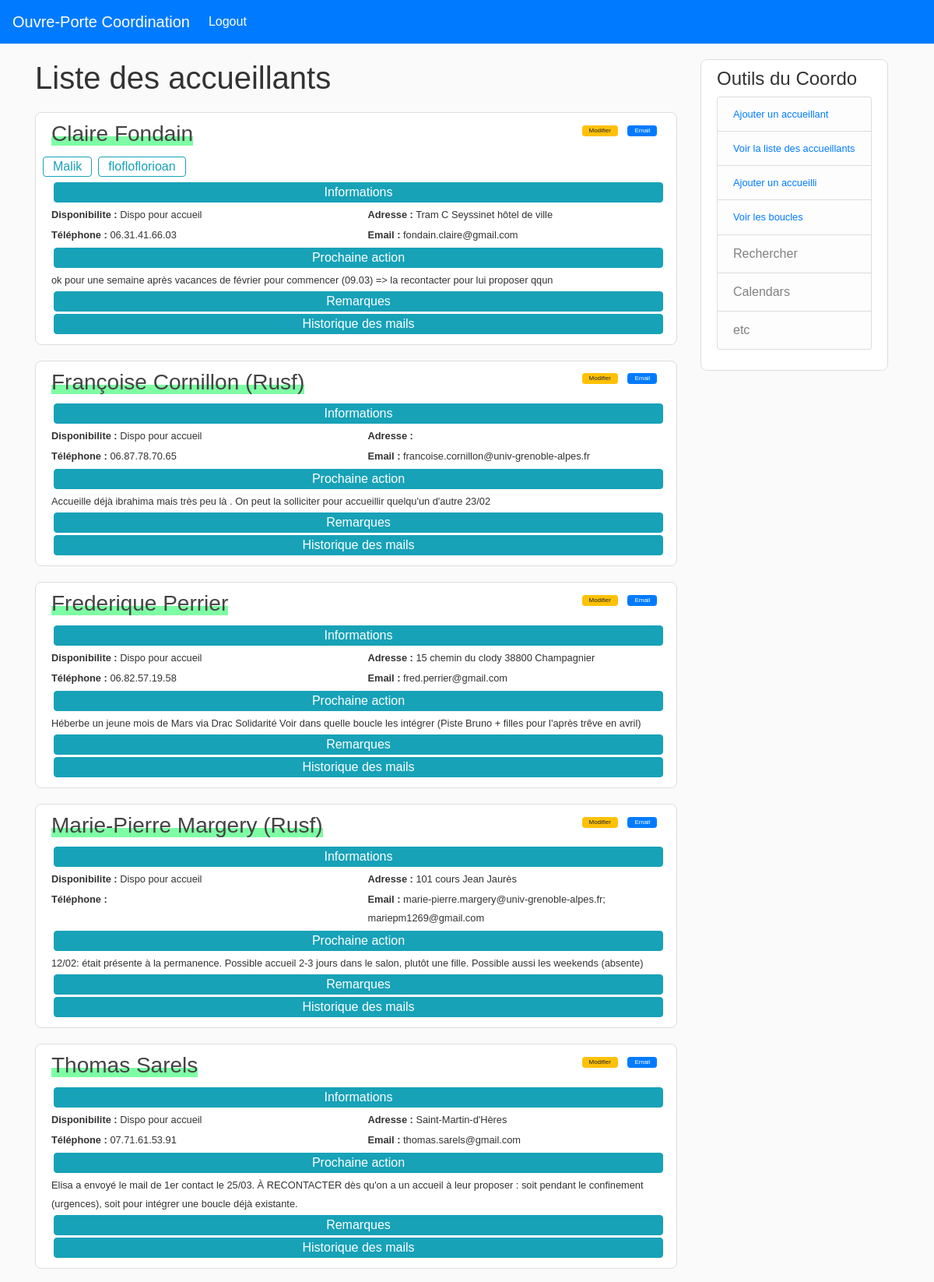
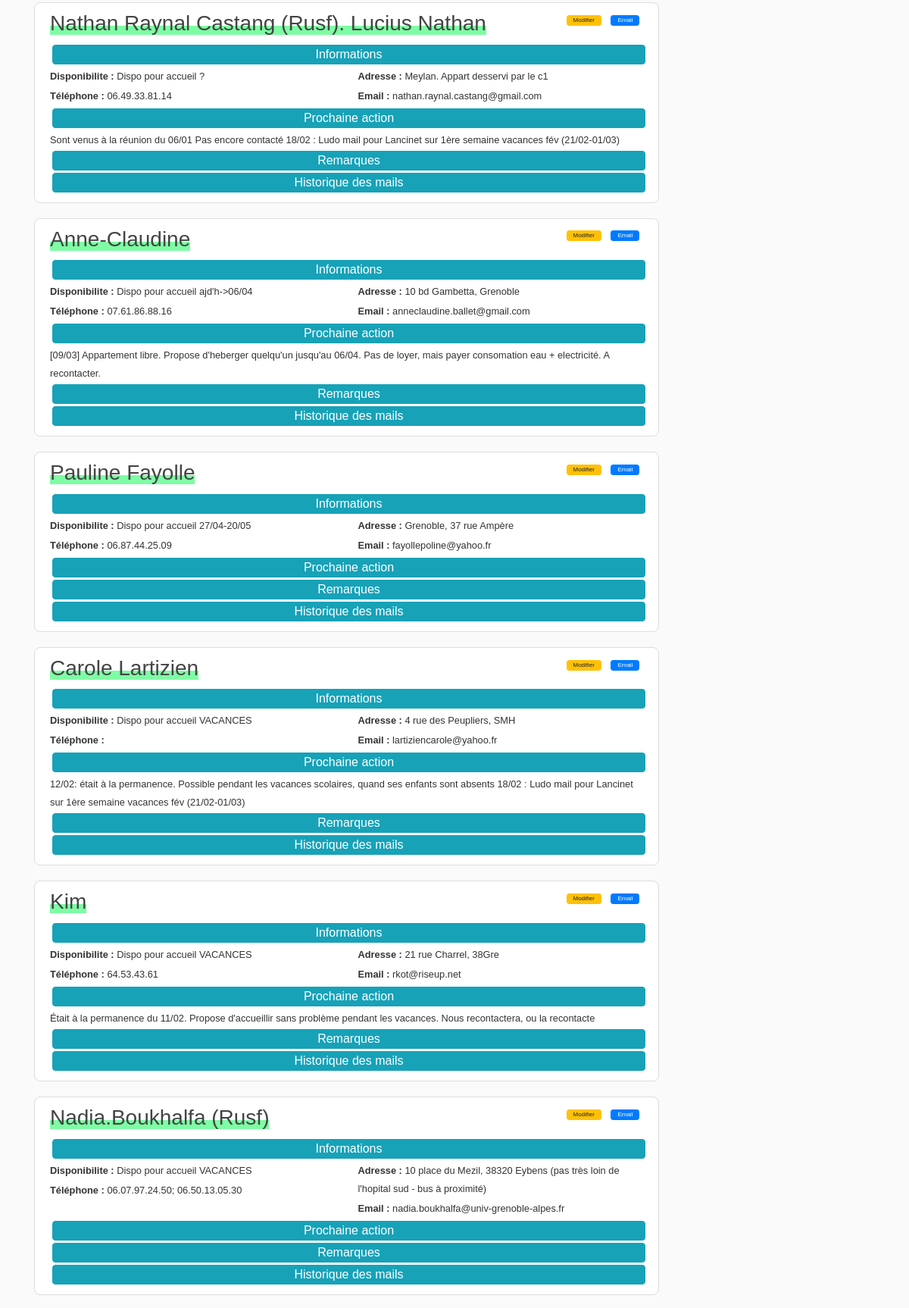
The page /liste_accueillants (signed in, upper part) on the database its author committed (2 pictures, top to bottom).
### flask_app/models.py (models this page shows, shortened)
class Accueillant(db.Model):
    __tablename__ = 'accueillants'
    id = db.Column(db.Integer, primary_key=True)
    disponibilite = db.Column(db.String(120), unique=False, nullable=True)
    nom = db.Column(db.String(120), unique=True, nullable=False)
    tel = db.Column(db.String(120), unique=False, nullable=True)
    adresse = db.Column(db.String(120), unique=False, nullable=True)
    email = db.Column(db.String(120), unique=False, nullable=True)
    next_action = db.Column(db.Text, unique=False, nullable=True)
    remarques = db.Column(db.Text, unique=False, nullable=True)
    accueillis = db.relationship("Accueilli",
                                    secondary=Accueil,
                                    backref= db.backref('accueillants'))

class Accueilli(db.Model):
    __tablename__ = 'accueillis'
    id = db.Column(db.Integer, primary_key=True)
    nom = db.Column(db.String(120), unique=True, nullable=False)
    email = db.Column(db.String(120), unique=False, nullable=True)
    tel = db.Column(db.String(120), unique=False, nullable=True)
    remarques = db.Column(db.Text, unique=False, nullable=True)

### flask_app/routes.py (the view)
@app.route('/liste_accueillants', methods=['GET', 'POST'])
@login_required
def liste_accueillants():
    liste_accueillants = Accueillant.query.all()
    dict_emails = get_conversations(Email_OP.query.distinct())
    form = SendMailForm()
    if form.validate_on_submit():
        mailer.send_email_simple(
            'florian.dadouchi@gmail.com', form.body.data, 'test formulaire')
    return render_template('liste_accueillants.html',
                           accueillants=liste_accueillants,
                           emails=dict_emails,
                           title="Accueillants",
                           form=form)

### flask_app/models.py (called while the page is built)
@login_manager.user_loader
def load_coordinateur(coordo_id):
    return Coordinateur.query.get(int(coordo_id))

### flask_app/utils_mailer.py (called while the page is built)
def get_conversations(mails_roundcube):
    liste_receivers_deep = [mail.to_ for mail in mails_roundcube]
    liste_receivers_flat = [
        receiver for tuple_ in liste_receivers_deep for receiver in tuple_]
    liste_emails = [mail.from_ for mail in mails_roundcube] + \
        liste_receivers_flat
    mail_Dict = {k: [mail for mail in mails_roundcube if (mail.from_ == k or k in mail.to_)]
                 for k in set(liste_emails)}
    mail_Dict_sorted = {k: sorted(v, key=lambda x: x.date_, reverse=True)
                        for k, v in mail_Dict.items()}
    return mail_Dict_sorted

### flask_app/templates/liste_accueillants.html (shortened to what this page needs)
{% extends "layout.html" %}
{% block content %}
<h1>Liste des accueillants</h1>
{% for accueillant in accueillants %}
<article class="media-custom content-section">
    <div class="media-body">
        <div class="row">
            <div class="col-sm-10">
                <h3 class="article-title "> <span class="title-custom"> {{ accueillant.nom }} </span> </h3>
            </div>
            <div class="col-sm-2">
                <a href="{{ url_for('update_accueillant', acc_id=accueillant.id) }}"
                    class="btn btn-warning btn-sm m-1 py-0" role="button" style="font-size: 0.5em;" aria-pressed="true">
                    Modifier
                </a>
                <button type="button" class="btn btn-primary btn-sm m-1 py-0" style="font-size: 0.5em;"
                    data-toggle="modal" data-target="#exampleModalLong">
                    Email
                </button>
            </div>
        </div>
        <div class="row">
            {% for a in accueillant.accueillis %}
            <button type="button" class="btn btn-outline-info btn-xs m-1 py-0">{{ a.nom }}</button>
            {% endfor%}
        </div>
        <button type="button" class="btn btn-info btn-block btn-collapse-custom" data-toggle="collapse"
            data-target="#info-{{accueillant.id}}">Informations</button>
        <div id="info-{{accueillant.id}}" class="collapse show">
            <div class="row">
                <div class="col-md-6">
                    <p class="p-custom"><small> <b>Disponibilite :</b> {{ accueillant.disponibilite }}</small></p>
                    <p class="p-custom"><small> <b>Téléphone :</b> {{ accueillant.tel }}</small></p>
                </div>
                <div class="col-md-6">
                    <p class="p-custom"><small> <b>Adresse :</b> {{ accueillant.adresse }} </small></p>
                    <p class="p-custom"><small> <b>Email :</b> {{ accueillant.email }}</small></p>
                </div>
            </div>
        </div>
        <button type="button" class="btn btn-info btn-block btn-collapse-custom" data-toggle="collapse"
            data-target="#action-{{accueillant.id}}">Prochaine action</button>
        <div id="action-{{accueillant.id}}" class="collapse show">
            <small>{{ accueillant.next_action }}</small>
        </div>
        <button type="button" class="btn btn-info btn-block btn-collapse-custom" data-toggle="collapse"
            data-target="#remarque-{{accueillant.id}}">Remarques</button>
        <button type="button" class="btn btn-info btn-block btn-collapse-custom" data-toggle="collapse"
            data-target="#emails-{{accueillant.id}}">Historique des mails</button>
            </article>
            {% endfor %}
            {% endblock content %}

### flask_app/static/main.css (style rules this page uses)
body { background: #fafafa; color: #333333; font-family: Verdana, Geneva, sans-serif !important; }
h1 { margin-top: 20px; margin-bottom: 20px; }
.content-section { background: #ffffff; border-radius: 8px; border: 1px solid #dddddd; padding: 10px 20px; margin-bottom: 20px; margin-top: 20px; }
.article-title { color: #444444; }
.title-custom { background-image: linear-gradient(#fff 60%, #00fb4b81 55%); }
.btn-collapse-custom { margin: 3px; padding: 0; }
.p-custom { margin-bottom: 2px; }

### rows shown on the page
Accueillant: nom "Claire Fondain", disponibilite "Dispo pour accueil", tel "06.31.41.66.03", adresse "Tram C Seyssinet hôtel de ville", email "fondain.claire@gmail.com", next_action "ok pour une semaine après vacances de février pour commencer (09.03) => la recontacter pour lui proposer qqun"
Accueilli: nom "Malik"
Accueilli: nom "flofloflorioan"
Accueillant: nom "Françoise Cornillon (Rusf)", disponibilite "Dispo pour accueil", tel "06.87.78.70.65", email "francoise.cornillon@univ-grenoble-alpes.fr", next_action "Accueille déjà ibrahima mais très peu là . On peut la solliciter pour accueillir quelqu'un d'autre 23/02"
Accueillant: nom "Frederique Perrier", disponibilite "Dispo pour accueil", tel "06.82.57.19.58", adresse "15 chemin du clody 38800 Champagnier", email "fred.perrier@gmail.com", next_action "Héberbe un jeune mois de Mars via Drac Solidarité Voir dans quelle boucle les intégrer (Piste Bruno + filles pour l'après trêve en avril)"
Accueillant: nom "Marie-Pierre Margery (Rusf)", disponibilite "Dispo pour accueil", adresse "101 cours Jean Jaurès", email "marie-pierre.margery@univ-grenoble-alpes.fr; mariepm1269@gmail.com", next_action "12/02: était présente à la permanence. Possible accueil 2-3 jours dans le salon, plutôt une fille. Possible aussi les weekends (absente)"
Accueillant: nom "Thomas Sarels", disponibilite "Dispo pour accueil", tel "07.71.61.53.91", adresse "Saint-Martin-d'Hères", email "thomas.sarels@gmail.com", next_action "Elisa a envoyé le mail de 1er contact le 25/03. À RECONTACTER dès qu'on a un accueil à leur proposer : soit pendant le confinement (urgences), soit pour intégrer une boucle déjà existante."
Accueillant: nom "Nathan Raynal Castang (Rusf). Lucius Nathan", disponibilite "Dispo pour accueil ?", tel "06.49.33.81.14", adresse "Meylan. Appart desservi par le c1", email "nathan.raynal.castang@gmail.com", next_action "Sont venus à la réunion du 06/01 Pas encore contacté 18/02 : Ludo mail pour Lancinet sur 1ère semaine vacances fév (21/02-01/03)"
Accueillant: nom "Anne-Claudine", disponibilite "Dispo pour accueil ajd'h->06/04", tel "07.61.86.88.16", adresse "10 bd Gambetta, Grenoble", email "anneclaudine.ballet@gmail.com", next_action "[09/03] Appartement libre. Propose d'heberger quelqu'un jusqu'au 06/04. Pas de loyer, mais payer consomation eau + electricité. A recontacter."
Accueillant: nom "Pauline Fayolle", disponibilite "Dispo pour accueil 27/04-20/05", tel "06.87.44.25.09", adresse "Grenoble, 37 rue Ampère", email "fayollepoline@yahoo.fr"
Accueillant: nom "Carole Lartizien", disponibilite "Dispo pour accueil VACANCES", adresse "4 rue des Peupliers, SMH", email "lartiziencarole@yahoo.fr", next_action "12/02: était à la permanence. Possible pendant les vacances scolaires, quand ses enfants sont absents 18/02 : Ludo mail pour Lancinet sur 1ère semaine vacances fév (21/02-01/03)"
Accueillant: nom "Kim", disponibilite "Dispo pour accueil VACANCES", tel "64.53.43.61", adresse "21 rue Charrel, 38Gre", email "rkot@riseup.net", next_action "Était à la permanence du 11/02. Propose d'accueillir sans problème pendant les vacances. Nous recontactera, ou la recontacte"
Accueillant: nom "Nadia.Boukhalfa (Rusf)", disponibilite "Dispo pour accueil VACANCES", tel "06.07.97.24.50; 06.50.13.05.30", adresse "10 place du Mezil, 38320 Eybens (pas très loin de l'hopital sud - bus à proximité)", email "nadia.boukhalfa@univ-grenoble-alpes.fr"
